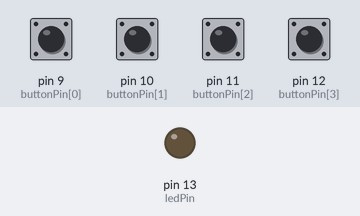
The sketch below on a simulated Arduino Uno, built with avr-gcc and run on an emulated ATmega328P. Parts: output pins drawn as LEDs (lit = HIGH). The inputs (shaded band) are chosen by the test bench; at power-on: pin 9 (buttonPin[0]), pin 10 (buttonPin[1]), pin 11 (buttonPin[2]), pin 12 (buttonPin[3]) HIGH. What the sketch prints to the serial monitor is not drawn.

Above: at 1.2 s.
1.3 s: pin 10 (buttonPin[1]) pulled LOW for 0.15 s
At 1.7 s:
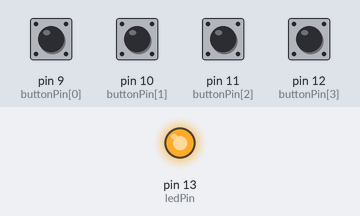
2.9 s: pin 9 (buttonPin[0]) pulled LOW for 0.15 s
At 4.2 s:
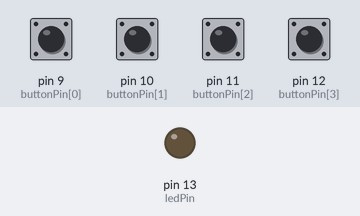
7.0 s: pin 12 (buttonPin[3]) pulled LOW for 0.15 s
At 7.4 s:
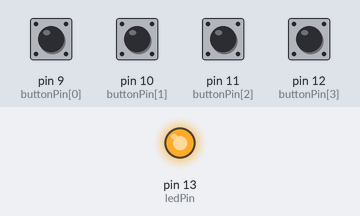
Timing chart, 0 to 10.0 s (numbered marks = the images above; inputs shaded):
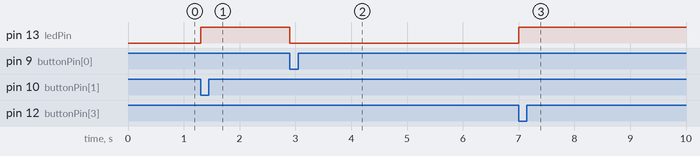

The sketch:

keypad.ino
```cpp
/*

1x4 Keypad from Adafruit.com (Unofficial Source)
Original Source: Button
Referenced Tutorial on Arduino.com: http://arduino.cc/en/Tutorial/InputPullupSerial
Referenced: http://arduino.cc/en/Reference/pinMode

Turns on and off specified Pin or Prints to Serial Monitor when keys are press
on a 1x4 keypad from Adafruit.com

*/

// constants won't change. They're used here to
// set pin numbers:
const int buttonPin[] = {9,10,11,12};     // the number of the pushbutton pins
const int ledPin =  13;      // the number of the LED pin

// variables will change:
int buttonState = 0;         // variable for reading the pushbutton status

void setup() {
  // initialize the LED pin as an output:
  pinMode(ledPin, OUTPUT);
  // initialize the Serial Monitor @ 9600
  Serial.begin(9600);
  // initialize the keypad pin(s) as an input:
  for(int x=0; x<4; x++)
  {
    pinMode(buttonPin[x], INPUT_PULLUP);
  }
}

void loop(){
  // read the state of the keypad value:
  for(int x=0; x<4; x++)
  {
    //signifying the state of which the button is in by reading the appropriate pin #
    buttonState = digitalRead(buttonPin[x]);

    // check if the pushbutton on the keypad is pressed.
    // if it is, the buttonState is LOW:


	//button 1
    if (buttonState == LOW && buttonPin[x] == 10) {
      // turn LED on:
      Serial.print("BTN 1 ON *");
      digitalWrite(ledPin, HIGH);
    }

  	//button 2
    if (buttonState == LOW && buttonPin[x] == 9) {
      // turn LED off:
      Serial.print("BTN 2 OFF * ");
      digitalWrite(ledPin, LOW);
    }

	//button 3
    if (buttonState == LOW && buttonPin[x] == 12) {
      // turn LED off:
      Serial.print("BTN 3 ON * ");
      digitalWrite(ledPin, HIGH);
    }

	//button 4
    if (buttonState == LOW && buttonPin[x] == 11) {
      // turn LED off:
      Serial.print("BTN 4 OFF * ");
      digitalWrite(ledPin, LOW);
    }

  }
  delay(100);
}
```

Measured:
- after the input at 1.3 s, pin 13 (ledPin): LOW → HIGH at once
- after the input at 2.9 s, pin 13 (ledPin): HIGH → LOW at once
- after the input at 7.0 s, pin 13 (ledPin): LOW → HIGH at once
